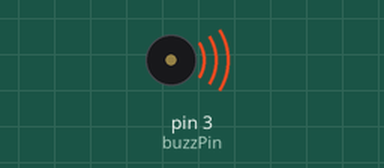
Recording of a sketch running on a simulated Arduino Uno, built with avr-gcc and run on an emulated ATmega328P. On the bench: buzzer (waves = sounding, pin HIGH). What the sketch prints to the serial monitor is not drawn.

Above: at 0.5 s.
Timing chart, 0 to 4.6 s (numbered marks = the images above):
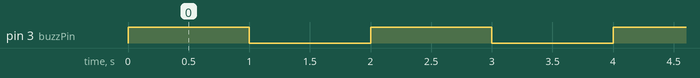

Measured:
- by itself, pin 3 (buzzPin): alternates HIGH for 1.0 s and LOW for 1.0 s

The sketch:

ActiveBuzzer.ino
```cpp
/*
  Active Buzzer
 */

const int buzzPin =  3;       // the pin that the buzzer is attached to

void setup() {
  pinMode(buzzPin, OUTPUT);   // initialize the buzzer as an output

  Serial.begin(9600);
  Serial.println("Arduino Examples - Active Puzzer");
}

// the loop function runs over and over again forever
void loop() {
  // turn on the buzzer:
  Serial.print("output: ");  Serial.println(HIGH);
  digitalWrite(buzzPin, HIGH);
  delay(1000);

  // turn off the buzzer:
  Serial.print("output: ");  Serial.println(LOW);
  digitalWrite(buzzPin, LOW);
  delay(1000);
}
```
